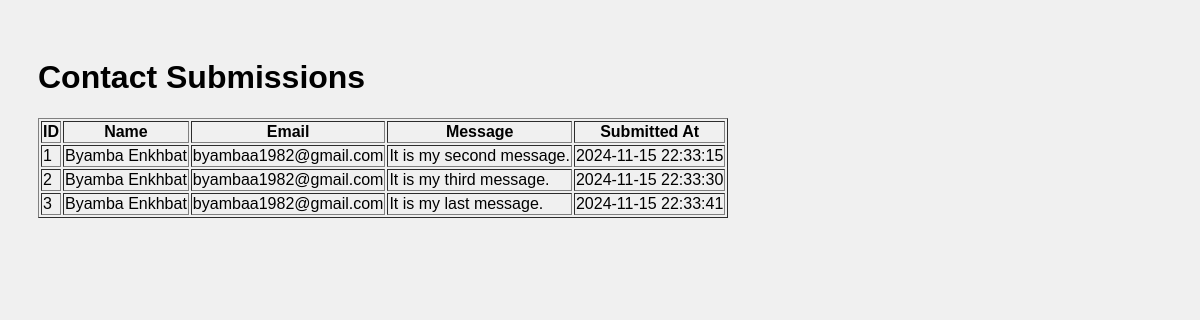
The page /admin on the database its author committed.
### tables this page shows
CREATE TABLE contacts (
                    id INTEGER PRIMARY KEY,
                    name TEXT NOT NULL,
                    email TEXT  NOT NULL,
                    message TEXT NOT NULL,
                    current_time TIMESTAMP DEFAULT CURRENT_TIMESTAMP);

### main.py (the view)
@app.route('/admin')
def admin():
    conn = sqlite3.connect('titanic.sqlite', check_same_thread=False)
    cursor = conn.cursor()
    cursor.execute('SELECT * FROM contacts')
    contacts = cursor.fetchall()
    conn.close()
    return render_template('admin.html', contacts=contacts)

### templates/admin.html (shortened to what this page needs)
<!DOCTYPE html>
<html>
<head>
    <link rel="stylesheet" type="text/css" href="{{ url_for('static', filename='style.css') }}">
</head>
<body>
    <h1>Contact Submissions</h1>
    <table border="1">
        <tr>
            <th>ID</th>
            <th>Name</th>
            <th>Email</th>
            <th>Message</th>
            <th>Submitted At</th>
        </tr>
        {% for contact in contacts %}
        <tr>
            <td>{{ contact[0] }}</td>
            <td>{{ contact[1] }}</td>
            <td>{{ contact[2] }}</td>
            <td>{{ contact[3] }}</td>
            <td>{{ contact[4] }}</td>
        </tr>
        {% endfor %}
    </table>
</body>
</html>

### static/style.css (style rules this page uses)
body { background-color: #f0f0f0; font-family: Arial, sans-serif; padding: 30px; }

### rows shown on the page
contacts: id "1", name "Byamba Enkhbat", email "byambaa1982@gmail.com", message "It is my second message.", current_time "2024-11-15 22:33:15"
contacts: id "2", name "Byamba Enkhbat", email "byambaa1982@gmail.com", message "It is my third message.", current_time "2024-11-15 22:33:30"
contacts: id "3", name "Byamba Enkhbat", email "byambaa1982@gmail.com", message "It is my last message.", current_time "2024-11-15 22:33:41"
